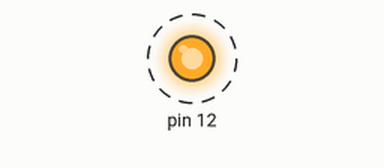
The program below on a simulated Arduino Uno, built with avr-gcc and run on an emulated ATmega328P. Shown: output pins drawn as LEDs (lit = HIGH). Dashed ring = blinking.

Above: at 0.2 s.
Timing chart, 0 to 3.2 s (numbered marks = the images above):
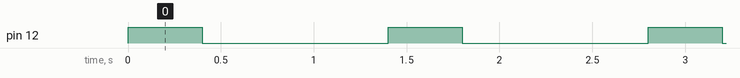

The program:

main.cpp
```cpp
/**
 * Blink
 * Turns on an LED on for one second,
 * then off for one second, repeatedly.
 */
#include "Arduino.h"


void setup()
{
  // initialize LED digital pin as an output.
  pinMode(12, OUTPUT);
}

void loop()
{
  // turn the LED on (HIGH is the voltage level)
  digitalWrite(12, HIGH);
  // wait for a second
  delay(400);
  // turn the LED off by making the voltage LOW
  digitalWrite(12, LOW);
   // wait for a second
  delay(1000);
}
```

Measured:
- by itself, pin 12: alternates HIGH for 0.40 s and LOW for 1.0 s
